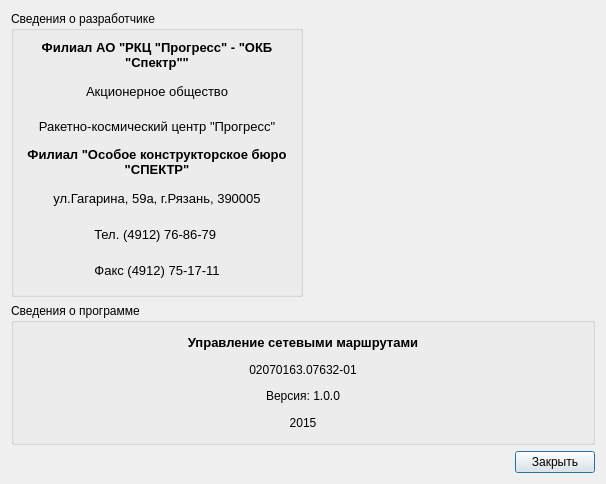
<?xml version="1.0" encoding="UTF-8"?>
<ui version="4.0">
 <class>spravka</class>
 <widget class="QDialog" name="spravka">
  <property name="geometry">
   <rect>
    <x>0</x>
    <y>0</y>
    <width>606</width>
    <height>484</height>
   </rect>
  </property>
  <property name="maximumSize">
   <size>
    <width>16777215</width>
    <height>16777215</height>
   </size>
  </property>
  <property name="windowTitle">
   <string>О программе</string>
  </property>
  <property name="windowIcon">
   <iconset>
    <normaloff>:/img/img/question.png</normaloff>:/img/img/question.png</iconset>
  </property>
  <layout class="QVBoxLayout" name="verticalLayout_2">
   <item>
    <layout class="QHBoxLayout" name="horizontalLayout_2">
     <item>
      <widget class="QGroupBox" name="gbVendor">
       <property name="sizePolicy">
        <sizepolicy hsizetype="Expanding" vsizetype="Expanding">
         <horstretch>0</horstretch>
         <verstretch>0</verstretch>
        </sizepolicy>
       </property>
       <property name="minimumSize">
        <size>
         <width>292</width>
         <height>270</height>
        </size>
       </property>
       <property name="maximumSize">
        <size>
         <width>16777215</width>
         <height>16777215</height>
        </size>
       </property>
       <property name="title">
        <string>Сведения о разработчике</string>
       </property>
       <layout class="QVBoxLayout" name="verticalLayout_72">
        <item>
         <widget class="QLabel" name="lblvendor1_2">
          <property name="font">
           <font>
            <pointsize>10</pointsize>
            <weight>75</weight>
            <bold>true</bold>
           </font>
          </property>
          <property name="text">
           <string>Филиал АО &quot;РКЦ &quot;Прогресс&quot; - &quot;ОКБ &quot;Спектр&quot;&quot;</string>
          </property>
          <property name="alignment">
           <set>Qt::AlignCenter</set>
          </property>
          <property name="wordWrap">
           <bool>true</bool>
          </property>
         </widget>
        </item>
        <item>
         <widget class="QLabel" name="lblVendor2_2">
          <property name="font">
           <font>
            <pointsize>10</pointsize>
            <weight>50</weight>
            <bold>false</bold>
           </font>
          </property>
          <property name="text">
           <string>Акционерное общество</string>
          </property>
          <property name="alignment">
           <set>Qt::AlignCenter</set>
          </property>
          <property name="wordWrap">
           <bool>true</bool>
          </property>
         </widget>
        </item>
        <item>
         <widget class="QLabel" name="lblVendor3_2">
          <property name="font">
           <font>
            <pointsize>10</pointsize>
            <weight>50</weight>
            <bold>false</bold>
           </font>
          </property>
          <property name="text">
           <string>Ракетно-космический центр &quot;Прогресс&quot;</string>
          </property>
          <property name="alignment">
           <set>Qt::AlignCenter</set>
          </property>
          <property name="wordWrap">
           <bool>true</bool>
          </property>
         </widget>
        </item>
        <item>
         <widget class="QLabel" name="lblVendor4_2">
          <property name="font">
           <font>
            <pointsize>10</pointsize>
            <weight>75</weight>
            <bold>true</bold>
           </font>
          </property>
          <property name="text">
           <string>Филиал &quot;Особое конструкторское бюро &quot;СПЕКТР&quot;</string>
          </property>
          <property name="alignment">
           <set>Qt::AlignCenter</set>
          </property>
          <property name="wordWrap">
           <bool>true</bool>
          </property>
         </widget>
        </item>
        <item>
         <widget class="QLabel" name="lblVendor5_2">
          <property name="font">
           <font>
            <pointsize>10</pointsize>
            <weight>50</weight>
            <bold>false</bold>
           </font>
          </property>
          <property name="text">
           <string>ул.Гагарина, 59а, г.Рязань, 390005</string>
          </property>
          <property name="alignment">
           <set>Qt::AlignCenter</set>
          </property>
          <property name="wordWrap">
           <bool>true</bool>
          </property>
         </widget>
        </item>
        <item>
         <widget class="QLabel" name="lblTelephone_2">
          <property name="font">
           <font>
            <pointsize>10</pointsize>
            <weight>50</weight>
            <bold>false</bold>
           </font>
          </property>
          <property name="text">
           <string>Тел. (4912) 76-86-79 </string>
          </property>
          <property name="alignment">
           <set>Qt::AlignCenter</set>
          </property>
          <property name="wordWrap">
           <bool>true</bool>
          </property>
         </widget>
        </item>
        <item>
         <widget class="QLabel" name="lblFax_2">
          <property name="font">
           <font>
            <pointsize>10</pointsize>
            <weight>50</weight>
            <bold>false</bold>
           </font>
          </property>
          <property name="text">
           <string>Факс (4912) 75-17-11</string>
          </property>
          <property name="alignment">
           <set>Qt::AlignCenter</set>
          </property>
          <property name="wordWrap">
           <bool>true</bool>
          </property>
         </widget>
        </item>
       </layout>
      </widget>
     </item>
     <item>
      <spacer name="horizontalSpacer_2">
       <property name="orientation">
        <enum>Qt::Horizontal</enum>
       </property>
       <property name="sizeHint" stdset="0">
        <size>
         <width>40</width>
         <height>40</height>
        </size>
       </property>
      </spacer>
     </item>
     <item>
      <layout class="QVBoxLayout" name="verticalLayout">
       <item>
        <spacer name="verticalSpacer">
         <property name="orientation">
          <enum>Qt::Vertical</enum>
         </property>
         <property name="sizeHint" stdset="0">
          <size>
           <width>20</width>
           <height>0</height>
          </size>
         </property>
        </spacer>
       </item>
       <item>
        <widget class="QLabel" name="label">
         <property name="sizePolicy">
          <sizepolicy hsizetype="Expanding" vsizetype="Expanding">
           <horstretch>0</horstretch>
           <verstretch>0</verstretch>
          </sizepolicy>
         </property>
         <property name="minimumSize">
          <size>
           <width>220</width>
           <height>250</height>
          </size>
         </property>
         <property name="maximumSize">
          <size>
           <width>250</width>
           <height>250</height>
          </size>
         </property>
         <property name="text">
          <string/>
         </property>
         <property name="pixmap">
          <pixmap>:/img/img/tsskblogo_blue.png</pixmap>
         </property>
         <property name="scaledContents">
          <bool>true</bool>
         </property>
        </widget>
       </item>
       <item>
        <spacer name="verticalSpacer_2">
         <property name="orientation">
          <enum>Qt::Vertical</enum>
         </property>
         <property name="sizeHint" stdset="0">
          <size>
           <width>20</width>
           <height>0</height>
          </size>
         </property>
        </spacer>
       </item>
      </layout>
     </item>
     <item>
      <spacer name="horizontalSpacer_3">
       <property name="orientation">
        <enum>Qt::Horizontal</enum>
       </property>
       <property name="sizeHint" stdset="0">
        <size>
         <width>40</width>
         <height>40</height>
        </size>
       </property>
      </spacer>
     </item>
    </layout>
   </item>
   <item>
    <widget class="QGroupBox" name="gbVersion">
     <property name="minimumSize">
      <size>
       <width>0</width>
       <height>142</height>
      </size>
     </property>
     <property name="maximumSize">
      <size>
       <width>16777215</width>
       <height>16777215</height>
      </size>
     </property>
     <property name="title">
      <string>Сведения о программе</string>
     </property>
     <layout class="QVBoxLayout" name="verticalLayout_18">
      <item>
       <widget class="QLabel" name="label_2">
        <property name="font">
         <font>
          <pointsize>10</pointsize>
          <weight>75</weight>
          <bold>true</bold>
         </font>
        </property>
        <property name="text">
         <string>Управление сетевыми маршрутами</string>
        </property>
        <property name="alignment">
         <set>Qt::AlignCenter</set>
        </property>
       </widget>
      </item>
      <item>
       <widget class="QLabel" name="label_4">
        <property name="text">
         <string>02070163.07632-01</string>
        </property>
        <property name="alignment">
         <set>Qt::AlignCenter</set>
        </property>
       </widget>
      </item>
      <item>
       <widget class="QLabel" name="lblVerVersion">
        <property name="text">
         <string>Версия: 1.0.0</string>
        </property>
        <property name="alignment">
         <set>Qt::AlignCenter</set>
        </property>
       </widget>
      </item>
      <item>
       <widget class="QLabel" name="lblVerYear">
        <property name="text">
         <string>2015</string>
        </property>
        <property name="alignment">
         <set>Qt::AlignCenter</set>
        </property>
       </widget>
      </item>
     </layout>
    </widget>
   </item>
   <item>
    <layout class="QHBoxLayout" name="horizontalLayout">
     <item>
      <spacer name="horizontalSpacer">
       <property name="orientation">
        <enum>Qt::Horizontal</enum>
       </property>
       <property name="sizeHint" stdset="0">
        <size>
         <width>40</width>
         <height>20</height>
        </size>
       </property>
      </spacer>
     </item>
     <item>
      <widget class="QPushButton" name="pbclose">
       <property name="minimumSize">
        <size>
         <width>80</width>
         <height>0</height>
        </size>
       </property>
       <property name="text">
        <string>Закрыть</string>
       </property>
      </widget>
     </item>
    </layout>
   </item>
  </layout>
 </widget>
 <resources/>
 <connections>
  <connection>
   <sender>pbclose</sender>
   <signal>clicked()</signal>
   <receiver>spravka</receiver>
   <slot>reject()</slot>
   <hints>
    <hint type="sourcelabel">
     <x>542</x>
     <y>438</y>
    </hint>
    <hint type="destinationlabel">
     <x>437</x>
     <y>402</y>
    </hint>
   </hints>
  </connection>
 </connections>
</ui>
